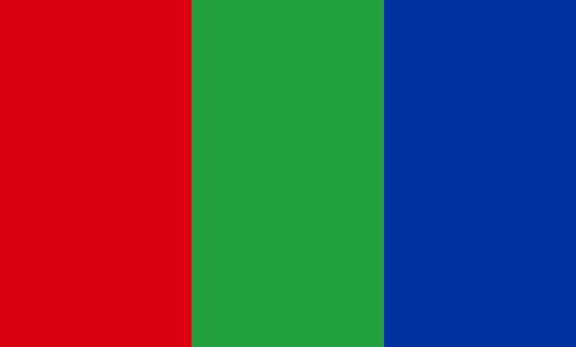
#> input picture images.png, 576 x 347 px
$ python splite.py
#> lines starting #> are read from the running program, lines starting #| are printed output that depends on the picture
import cv2
import matplotlib.pyplot as plt

img=cv2.imread('images.png')
#> img is the input picture: shape (347, 576, 3); mean B, G, R 80.7, 70.1, 84
b,g,r=cv2.split(img)
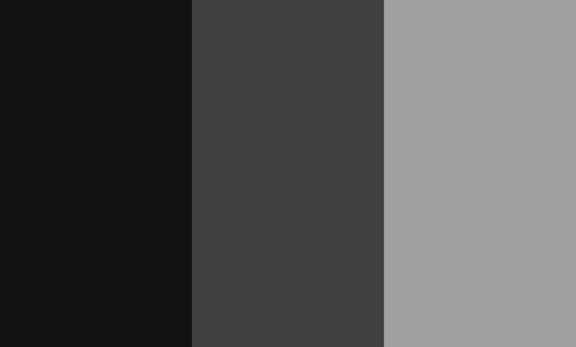
#> b: shape (347, 576); min 17, max 161, mean 80.7
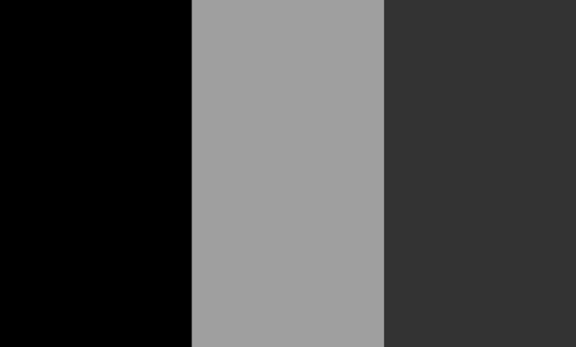
#> g: shape (347, 576); min 0, max 161, mean 70.1
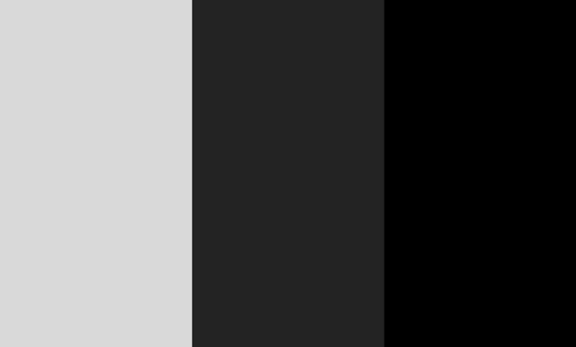
#> r: shape (347, 576); min 0, max 219, mean 84
plt.subplot(1,3,1)
plt.imshow(b,cmap='gray')
plt.title('blue')
plt.subplot(1,3,2)
plt.imshow(g,cmap='gray')
plt.title('green')
plt.subplot(1,3,3)
plt.imshow(r,cmap='gray')
plt.title('red')
plt.show()
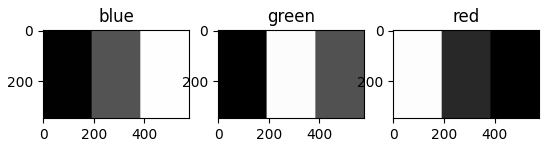
#> figure drawn by matplotlib, 3 panels
